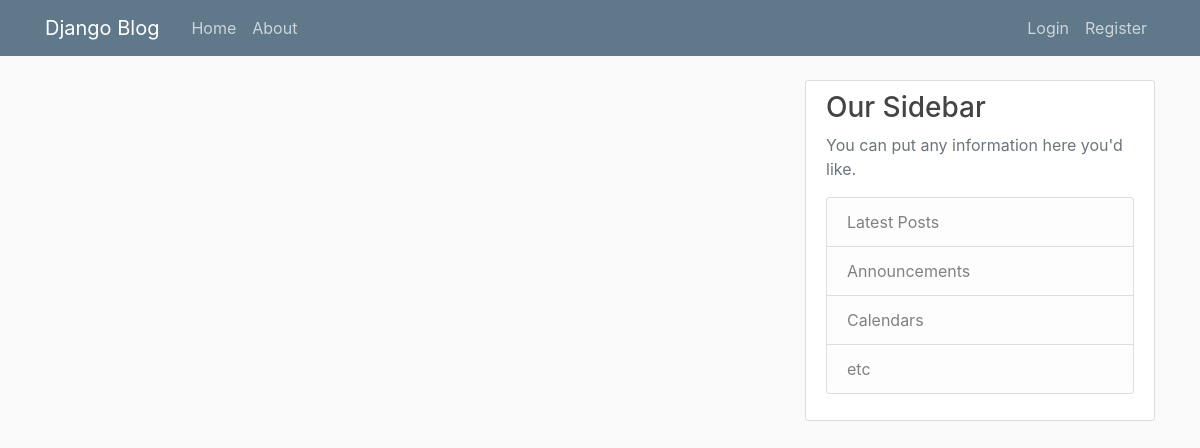
The page /blog/ on the database as committed earlier.
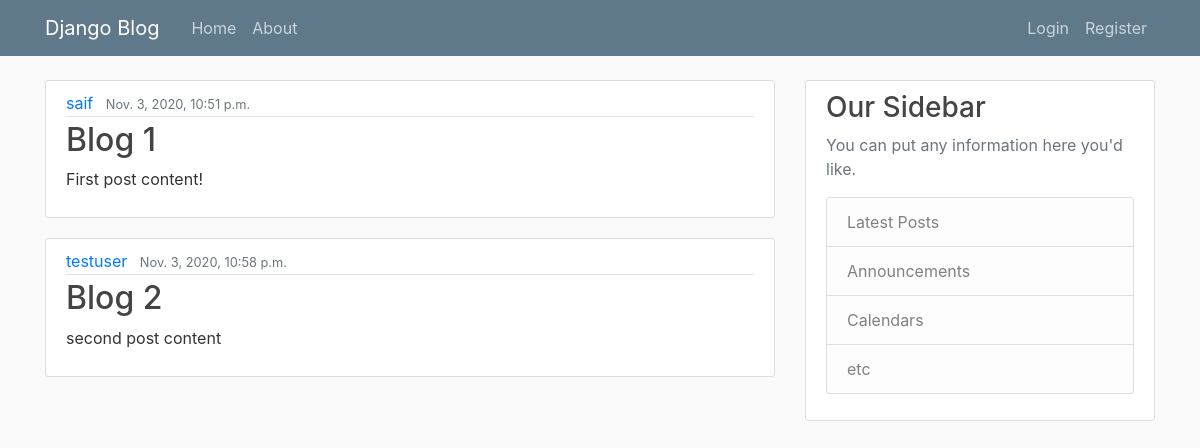
The same page on the database as committed later.
### blog/models.py (models this page shows)
class Post(models.Model):
    title = models.CharField(max_length=100)
    content = models.TextField(blank=False)
    date_posted = models.DateTimeField(default=timezone.now)
    author = models.ForeignKey(User, on_delete=models.CASCADE)
    def __str__(self):
        return self.title
    '''
        SHELL COMMANDS
        1. User.objects.first()
        2. User.objects.filter(username='saif')
        3. Users.objects.all()
        4. User.objects.filter(username='saif').first()
        5. user = User.objects.filter(username='saif').first()
            5.1. user.id, user.pk
    '''
    '''
    You can do the same with Posts and just use the command Post.objects.all() which will
    give an empty array since we dont have any Posts in there

    eg to create a post
    post_1 = Post(titel='Blog 1', content='First post content!', author = user)
    after doing this you still need to save this post var by using post_1.save()
    now since the post is created you can access the post by creating an object

    post = Post.objects.first()
    post.title
    post.date_posted

    user.post_set.all() gives all the post
    you can also create posts using this

    user.post_set.create(title='blog 3', content='third post content!') now the author of this post
    will be the username that was assigned to the 'user' object

    now this will be useful in the file views.py where initially it was static data
    but now importing the models will make it dynamic and cleaner

    the post will have a property in which we have to tell django that when we access this post
    what will we get by default, in this case we want the post title
    so under Post class we create a method __str__(self)
    '''

### blog/views.py (the view)
# urls.py: path('', views.home, name='blog-home'),
def home(request):
    context = {
        'posts': Post.objects.all(),
        'title' : 'Home',
    }
    return render(request, 'blog/home.html', context)

### blog/templates/blog/home.html
{% extends "blog/base.html" %}
    {% block content %}
            {% for i in posts %}
                <article class='media content-section'>
                    <div class='media-body'>
                        <div class='article-metadata'>
                            <a class='mr-2' href='#'>{{ i.author }}</a>
                            <small class='text-muted'>{{ i.date_posted }}</small>
                        </div>
                        <h2><a href="#" class='article-title'>{{ i.title }}</a></h2>
                        <p class='article-content'>{{ i.content }}</p>
                    </div>
                </article>
            {% endfor %}
    {% endblock content %}

Rows that differ between the two databases and show on the page:
added Post: author "saif", date_posted "Nov. 3, 2020, 10:51 p.m.", title "Blog 1", content "First post content!"
added Post: author "testuser", date_posted "Nov. 3, 2020, 10:58 p.m.", title "Blog 2", content "second post content"
